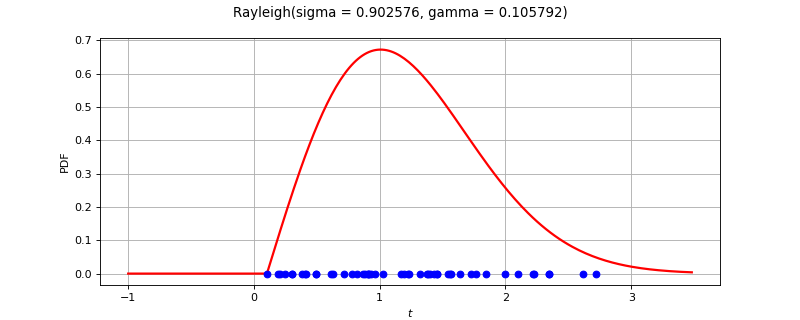

Recreate this plot in Python.
import openturns as ot
from matplotlib import pyplot as plt
from openturns.viewer import View
ot.RandomGenerator.SetSeed(0)
factory = ot.RayleighFactory()
ref = factory.build()
dimension = ref.getDimension()
if dimension <= 2:
    sample = ref.getSample(50)
    distribution = factory.build(sample)
    if dimension == 1:
        distribution.setDescription(['$t$'])
        pdf_graph = distribution.drawPDF(256)
        cloud = ot.Cloud(sample, ot.Sample(sample.getSize(), 1))
        cloud.setColor('blue')
        cloud.setPointStyle('fcircle')
        pdf_graph.add(cloud)
        fig = plt.figure(figsize=(10, 4))
        plt.suptitle(str(distribution))
        pdf_axis = fig.add_subplot(111)
        View(pdf_graph, figure=fig, axes=[pdf_axis], add_legend=False)
    else:
        sample = ref.getSample(500)
        distribution.setDescription(['$t_0$', '$t_1$'])
        pdf_graph = distribution.drawPDF([256]*2)
        cloud = ot.Cloud(sample)
        cloud.setColor('red')
        cloud.setPointStyle('fcircle')
        pdf_graph.add(cloud)
        fig = plt.figure(figsize=(10, 4))
        plt.suptitle(str(distribution))
        pdf_axis = fig.add_subplot(111)
        View(pdf_graph, figure=fig, axes=[pdf_axis], add_legend=False, square_axes=True)
